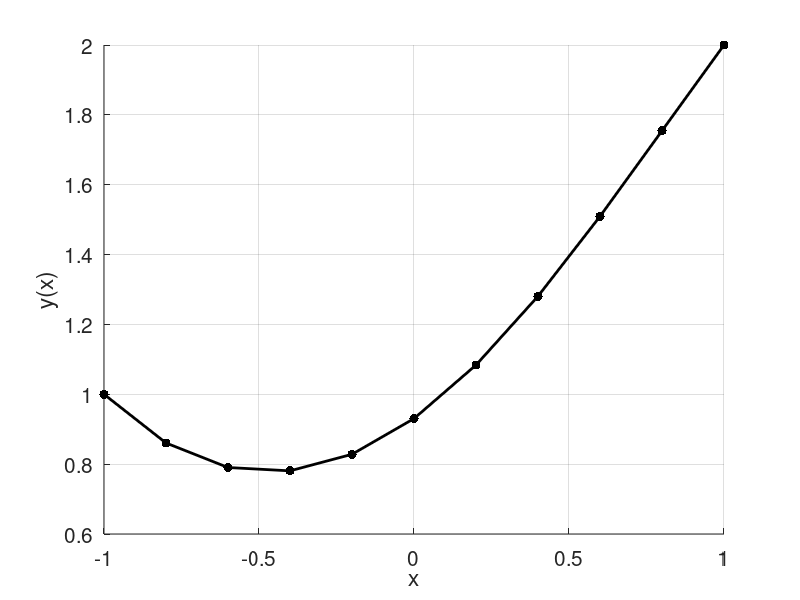

Here is the MATLAB script that generated this plot:
function linearShooting

%Solves the BVP y'' = p(x)y' + q(x)y + r(x), for a<x<b, with the boundary
%conditions y(a)=alpha and y(b)=beta.

%%%%%%%%%%%%%%%%%%%%%%%%%%%%%%%%%%%%%%%%%%%%%%%%%%%%%%%%%%%%%%%%%%%%%%%%%%%

%INPUTS.  Change these to adjust for the problem you are solving.

a = -1;  b = 1;             %the endpoints of the interval, a<x<b.
h = 1/5;                    %space between points on x axis.
alpha = 1;  beta = 2;       %boundary values.  y(a)=alpha, y(b)=beta.
p = @(x) -sqrt(1+x.^2);     %continuous function
q = @(x)  1./(1+x.^2);      %positive continuous function
r = @(x)  exp(-x.^2);       %continuous function

%%%%%%%%%%%%%%%%%%%%%%%%%%%%%%%%%%%%%%%%%%%%%%%%%%%%%%%%%%%%%%%%%%%%%%%%%%%

%Main part of the code.  Solves numerically the two IVP systems with
%ode45, and then combines the results to form the solution y to the BVP.

t = a:h:b;

[ ~, y1 ] = ode45( @odefun1, t, [alpha,0] );
[ ~, y2 ] = ode45( @odefun2, t,     [0,1] );

y1 = y1(:,1);  y2 = y2(:,1);

y = y1 + (beta-y1(end)) / y2(end) * y2;

%%%%%%%%%%%%%%%%%%%%%%%%%%%%%%%%%%%%%%%%%%%%%%%%%%%%%%%%%%%%%%%%%%%%%%%%%%%

%Plots the numerical solution y

figure(1), clf, hold('on')
plot( t, y, 'k', 'lineWidth', 2 )
plot( t, y, 'k.', 'markerSize', 20 )
set( gca, 'fontSize', 15 )
xlabel('x'), ylabel('y(x)')
grid('on')
drawnow, hold('off')

%%%%%%%%%%%%%%%%%%%%%%%%%%%%%%%%%%%%%%%%%%%%%%%%%%%%%%%%%%%%%%%%%%%%%%%%%%%

%The two ODE functions that are passed into ode45

    function u = odefun1(t,y)
        u = zeros(2,1);
        u(1) = y(2);
        u(2) = p(t)*y(2) + q(t)*y(1) + r(t);
    end

    function u = odefun2(t,y)
        u = zeros(2,1);
        u(1) = y(2);
        u(2) = p(t)*y(2) + q(t)*y(1);
    end

end